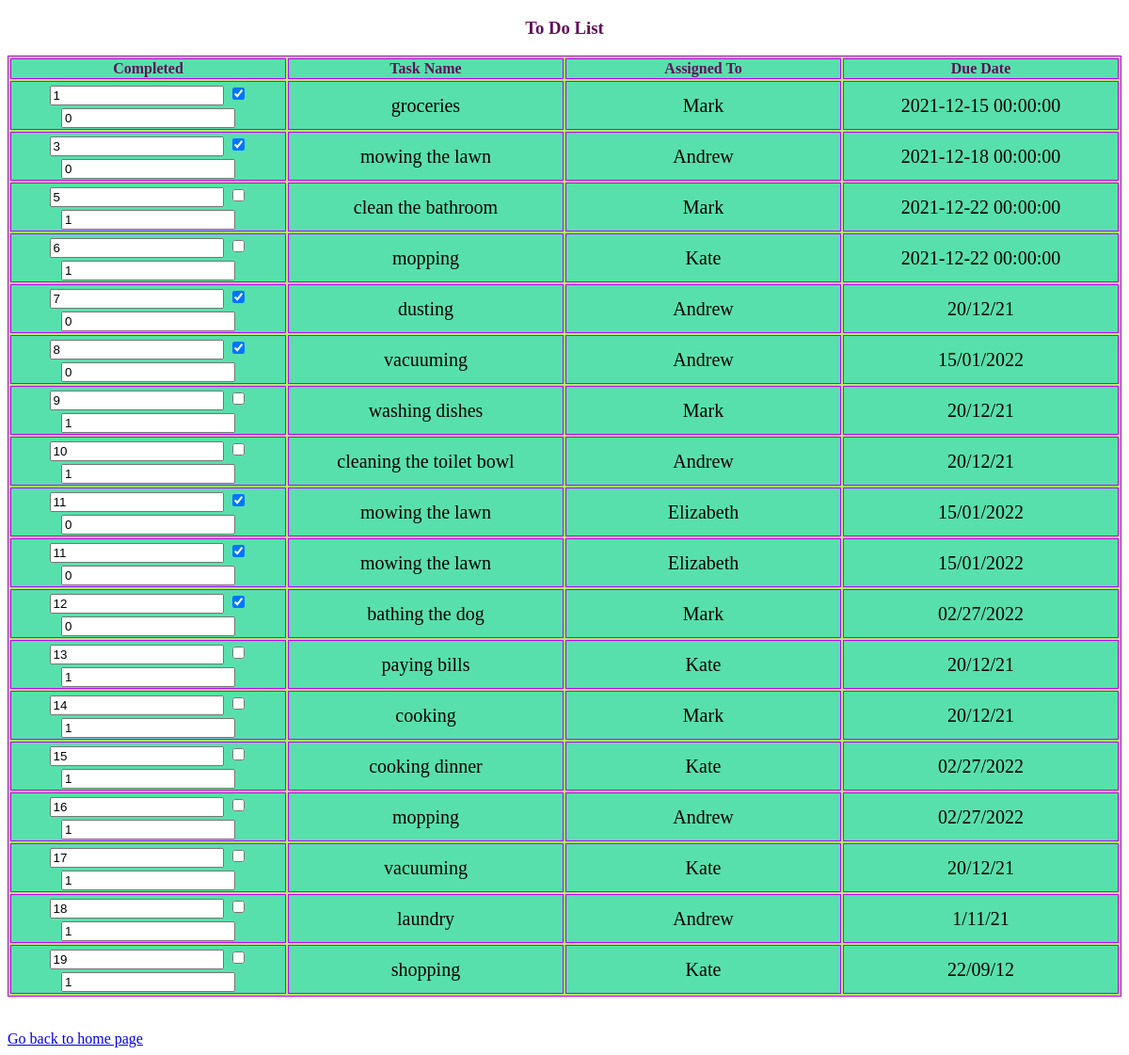
/all-tasks, run on the app's committed database.
### tables this page shows
CREATE TABLE roommates (user_id INTEGER, name TEXT, task_id);

CREATE TABLE tasks(
id INTEGER PRIMARY KEY AUTOINCREMENT,
name TEXT,
user_id INTEGER,
date DATETIME
, completed INTEGER, times DEFAULT 0);

### to_do.py (the view)
@app.route('/all-tasks')
def tasks():
    con = sqlite3.connect("todo.db")
    con.row_factory = sqlite3.Row
    cur = con.cursor()
    cur.execute("SELECT tasks.completed, tasks.id, tasks.name, roommates.name AS roommate_name, tasks.date FROM tasks LEFT JOIN roommates ON roommates.user_id=tasks.user_id")
    rows = cur.fetchall()
    con.commit()
    con.close
    return render_template("all_tasks.html", rows=rows)

### templates/all_tasks.html
<!doctype html>
<html>
   <head>
      <link rel= "stylesheet" type= "text/css" href= "{{ url_for('static',filename='main/tasks.css') }}">
     </head>
   <body>
    <h3>To Do List</h3>
      <table>
         <thead>
            <th>Completed</th>
            <th>Task Name</th>
            <th>Assigned To</th>
            <th>Due Date</th>
         </thead>
         {% for row in rows %}
            <tr>
               <td>
                  <form action="/complete_task" method="POST">
                     <input id="task_id" name="task_id" value={{ row["id"] }} />
                     {% if row["completed"] == 1 %}
                     <input id="completed_checkbox" name="completed_checkbox" type="checkbox" onchange="submit()" checked/>
                     <input id="completed_value" name="completed_value" value=0 />
                     {% else %}
                     <input id="completed_checkbox" name="completed_checkbox" type="checkbox" onchange="submit()"/>
                     <input id="completed_value" name="completed_value" value=1 />
                     {% endif %}
                  </form>
               </td>
               <td>{{row["name"]}}</td>
               <td>{{row["roommate_name"]}}</td>
               <td>{{row["date"]}}</td>
            </tr>
         {% endfor %}
      </table>
      <br>
      <br>
      <a href = "/">Go back to home page</a>
   </body>
</html>

### static/main/tasks.css (style rules this page uses)
table { background-color: rgb(184, 233, 115); width: 100%; }
table, th, td { border: 1px solid rgb(191, 0, 255); }
th { background-color: rgb(88, 224, 172); color:rgb(95, 17, 89); }
td { font-size: 20px; text-align: center; background-color: rgb(88, 224, 172); width: 20%; }
h3 { text-align: center; color:rgb(95, 17, 89); }

### data on the page
roommates: task_id "1", name "groceries", roommate_name "Mark", date "2021-12-15 00:00:00", task_id "5", name "clean the bathroom", date "2021-12-22 00:00:00", task_id "9", name "washing dishes", date "20/12/21", task_id "12", name "bathing the dog", date "02/27/2022", task_id "14", name "cooking"
roommates: task_id "3", name "mowing the lawn", roommate_name "Andrew", date "2021-12-18 00:00:00", task_id "7", name "dusting", date "20/12/21", task_id "8", name "vacuuming", date "15/01/2022", task_id "10", name "cleaning the toilet bowl", task_id "16", name "mopping", date "02/27/2022", task_id "18", name "laundry", date "1/11/21"
roommates: task_id "6", name "mopping", roommate_name "Kate", date "2021-12-22 00:00:00", task_id "13", name "paying bills", date "20/12/21", task_id "15", name "cooking dinner", date "02/27/2022", task_id "17", name "vacuuming", task_id "19", name "shopping", date "22/09/12"
roommates: task_id "11", name "mowing the lawn", roommate_name "Elizabeth", date "15/01/2022"
roommates: task_id "11", name "mowing the lawn", roommate_name "Elizabeth", date "15/01/2022"
